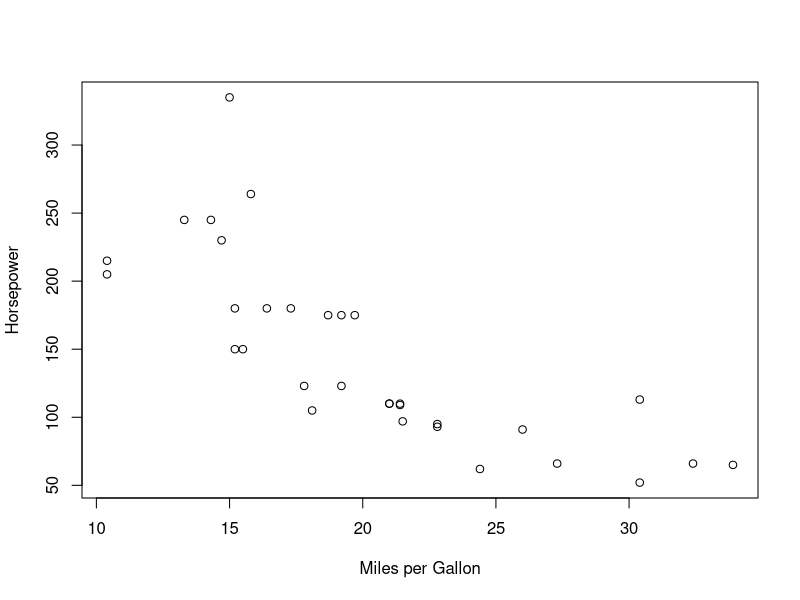
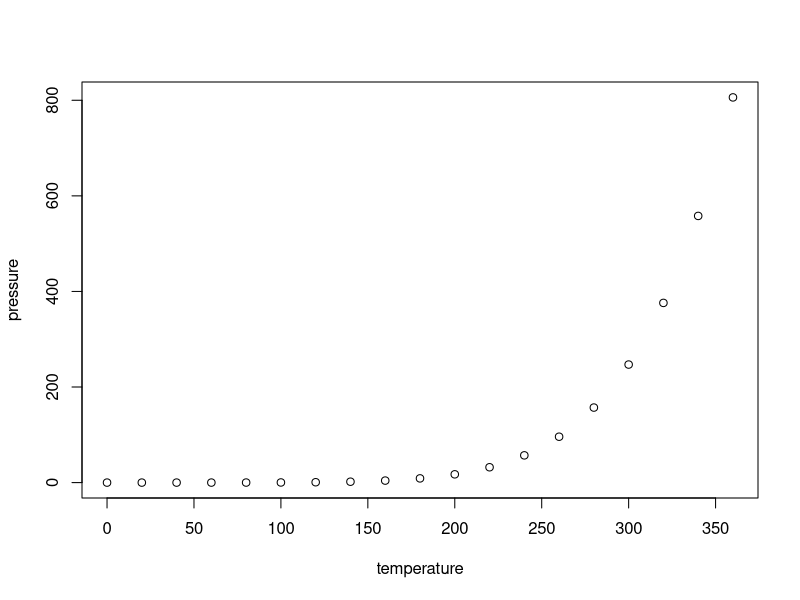

Write R code to recreate these figures, in order.
## ---- chunk 1
knitr::opts_chunk$set(echo = FALSE)
## ---- chunk 2
#head(mtcars)
plot(mtcars$mpg, mtcars$hp, xlab = "Miles per Gallon", ylab = "Horsepower")

## ---- chunk 3
summary(cars)
## ---- chunk 4
plot(pressure)
